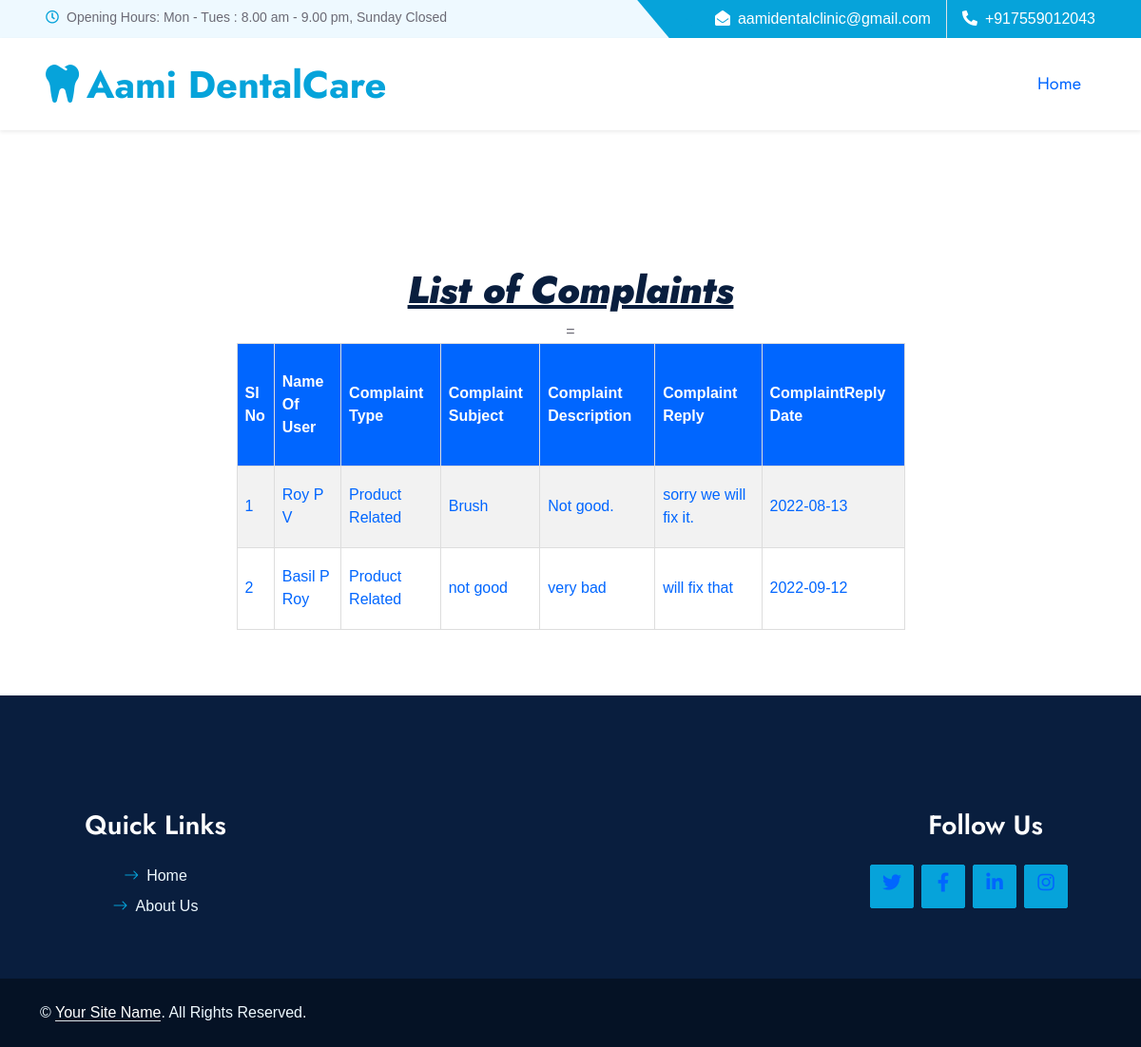
Screenshot of /PROJECT/Admin/SolvedComplaints.php (signed in) with the database file from the repository.
### tables this page shows
CREATE TABLE `tbl_complaint` (
  `complaint_id` int(11) NOT NULL,
  `complaint_date` date NOT NULL DEFAULT current_timestamp(),
  `complaint_subject` varchar(100) NOT NULL,
  `complaint_description` varchar(200) NOT NULL DEFAULT current_timestamp(),
  `complaint_status` int(11) NOT NULL DEFAULT 0,
  `complaint_reply` varchar(200) NOT NULL,
  `complaint_replydate` date NOT NULL DEFAULT current_timestamp(),
  `user_id` int(11) NOT NULL,
  `type_id` int(11) NOT NULL,
  `status` int(11) NOT NULL DEFAULT 0
);

CREATE TABLE `tbl_user` (
  `user_id` int(11) NOT NULL,
  `user_name` varchar(50) NOT NULL,
  `user_gender` varchar(11) NOT NULL,
  `user_contact` varchar(100) NOT NULL,
  `user_email` varchar(50) NOT NULL,
  `district_id` varchar(40) NOT NULL,
  `place_id` varchar(50) NOT NULL,
  `user_pass` varchar(50) NOT NULL,
  `user_address` varchar(500) NOT NULL,
  `user_photo` varchar(100) NOT NULL,
  `user_proof` varchar(100) NOT NULL
);

CREATE TABLE `tbl_complainttype` (
  `type_id` int(11) NOT NULL,
  `type_name` varchar(50) NOT NULL
);

### PROJECT/Admin/SolvedComplaints.php (the view, shortened to what this page needs)
<?php
			include("../Assets/Connection/Connection.php");
?>
<!DOCTYPE html PUBLIC "-//W3C//DTD XHTML 1.0 Transitional//EN" "http://www.w3.org/TR/xhtml1/DTD/xhtml1-transitional.dtd">
<html xmlns="http://www.w3.org/1999/xhtml">
<head>
</head>
<div id="tab" align="center">
<body>
<?php
include("Head.php");
?>
<center><i><h1><b><u>List of Complaints</u></b></h1></i></center>
<form id="form1" name="form1" method="post" action="">
 <center> <table width="703" height="302" border="1">
    <tr>
      <th width="45" scope="col">Sl No</th>
      <th width="131" scope="col">Name Of User</th>
       <th width="163" scope="col">Complaint Type</th>
      <th width="163" scope="col">Complaint Subject</th>
      <th width="219" scope="col">Complaint Description</th>
       <th width="219" scope="col">Complaint Reply</th>
       <th width="219" scope="col">ComplaintReply Date</th>
    </tr>
     <?php
	$selectQry="select * from tbl_complaint c inner join tbl_user u on c.user_id=u.user_id inner join tbl_complainttype j on c.type_id=j.type_id where complaint_status='1'";
	$row=$con->query($selectQry);
	$i=0;
	while($data=$row->fetch_assoc())
	{
	$i++;
	?>
    <tr>
      <td><?php echo $i ?></td>
      <td><?php echo $data["user_name"] ?></td>
        <td><?php echo $data["type_name"] ?></td>
      <td><?php echo $data["complaint_subject"] ?></td>
      <td><?php echo $data["complaint_description"] ?></td>
       <td><?php echo $data["complaint_reply"] ?></td>
        <td><?php echo $data["complaint_date"] ?></td>
    </tr>
    <?php
	}
	?>
  </table>
  </center>
</form>
<?php
include("Foot.php");
?>
</body>
</div>
</html>

### PROJECT/Admin/form.css (style rules this page uses)
#tab { font-family: "Trebuchet MS", Arial, Helvetica, sans-serif; border-collapse: collapse; width: 100%; }
#tab td, #tab th { border: 1px solid #ddd; padding: 8px; color: #06F; }
#tab tr:nth-child(even) { background-color: #f2f2f2; }
#tab th { padding-top: 12px; padding-bottom: 12px; text-align: left; background-color: #06F; color: white; }

### PROJECT/Assets/Template/Main/css/style.css (style rules this page uses)
:root { --primary: #06A3DA; --secondary: #F57E57; --light: #EEF9FF; --dark: #091E3E; }
h1, h2, .font-weight-bold { font-weight: 700 !important; }

### rows the page displays
tbl_complaint: user.user_name "Roy P V", type.type_name "Product Related", complaint_subject "Brush", complaint_description "Not good.", complaint_reply "sorry we will fix it.", complaint_date "2022-08-13"
tbl_complaint: user.user_name "Basil P Roy", type.type_name "Product Related", complaint_subject "not good", complaint_description "very bad", complaint_reply "will fix that", complaint_date "2022-09-12"
